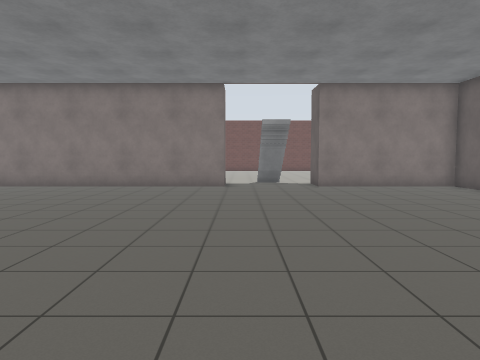
view 1 (above)

24 first-person views from a walk through a world built for the Gazebo simulator. The camera is 1.2 m above the floor, tilts 4° down and sees 70° across. The floor is counted in squares, 1 m on a side. Each view is taken from the middle of a square. On the plan, view 1 faces up. The plan holds only what a view shows up to about 14 squares ahead; the rest is blank. Gazebo's built-in surfaces are drawn with simple patterns.

view 2
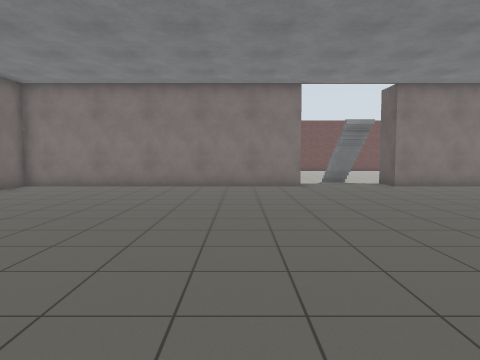

view 3
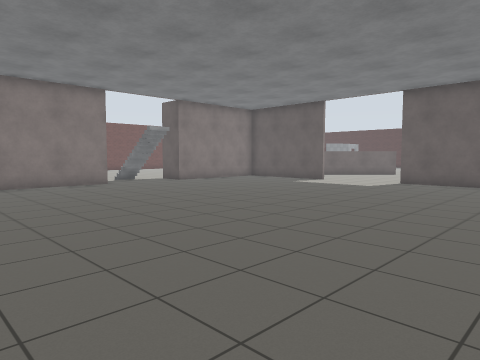

view 4
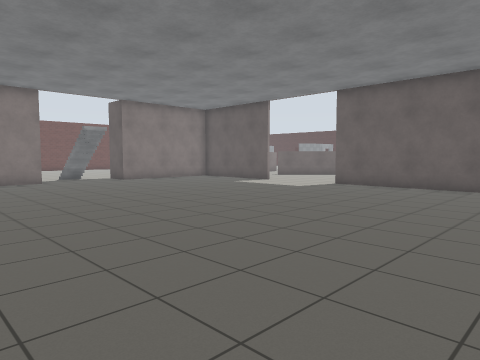

view 5
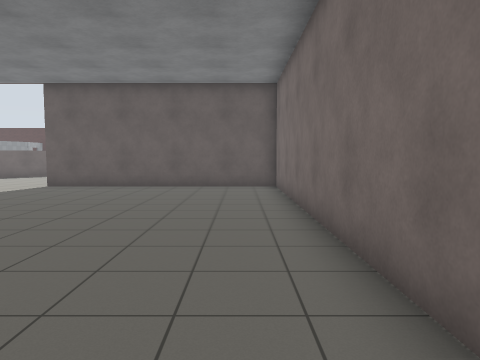

view 6
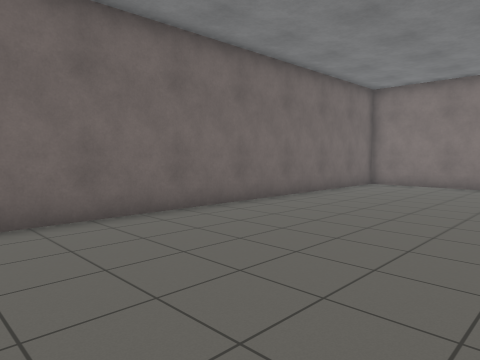

view 7
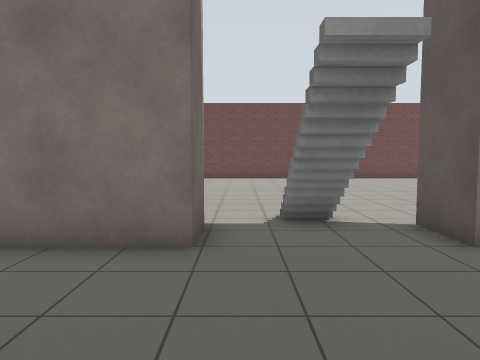

view 8
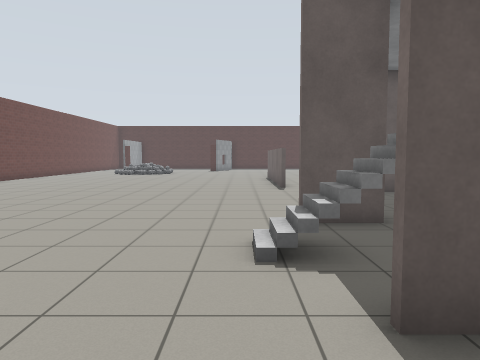

view 9
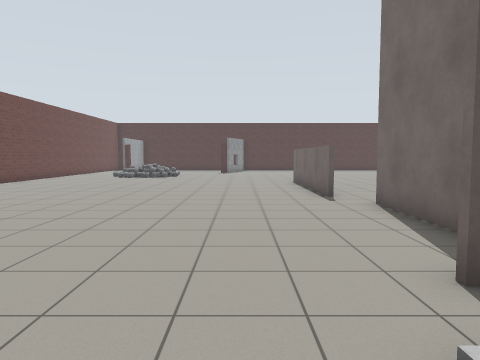

view 10
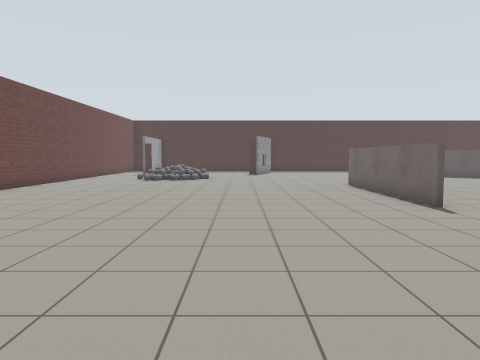

view 11
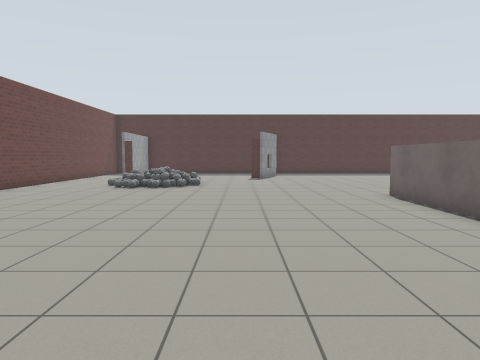

view 12
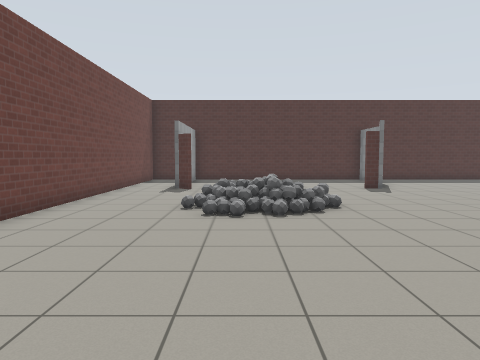

view 13
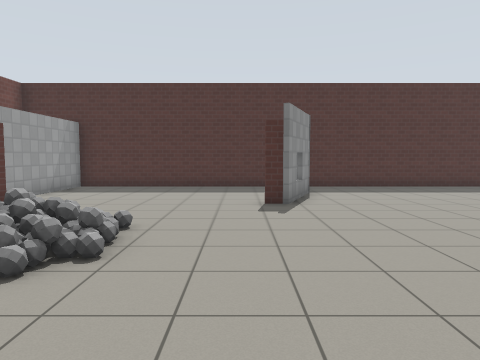

view 14
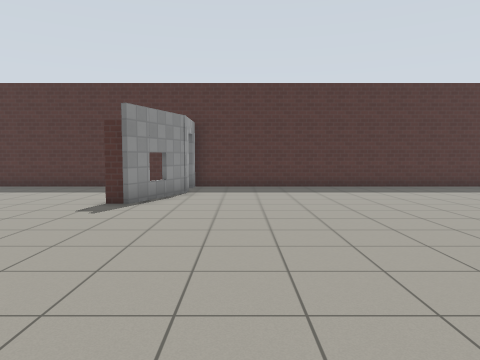

view 15
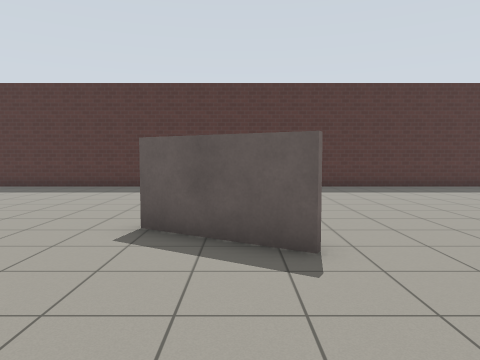

view 16
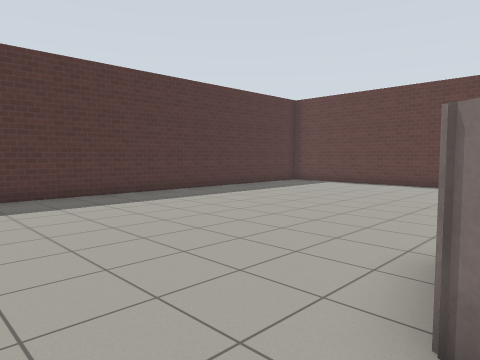

view 17
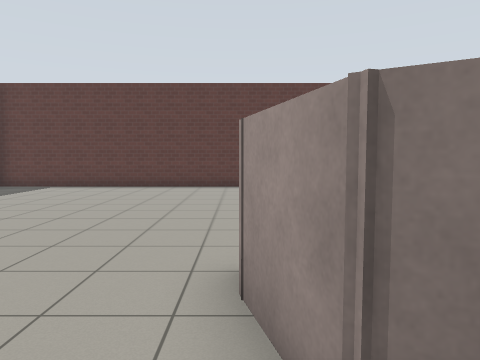

view 18
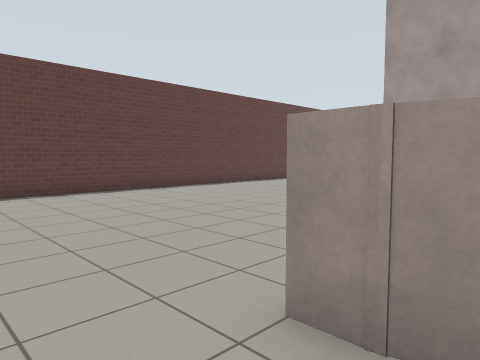

view 19
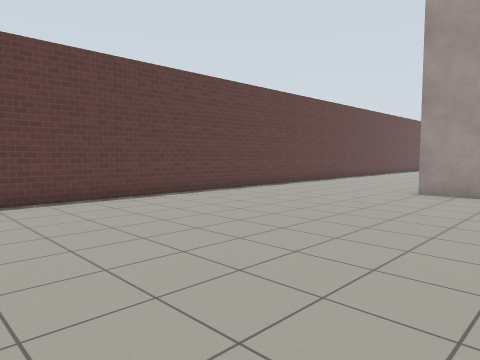

view 20
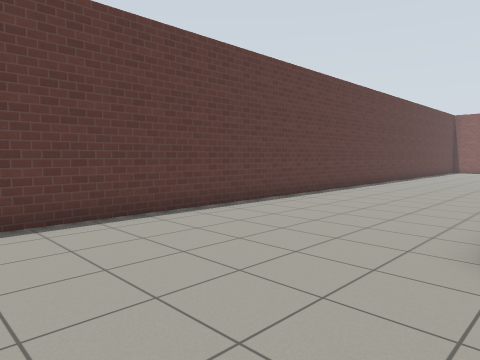

view 21
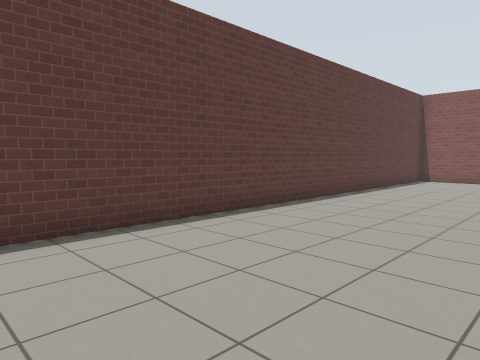

view 22
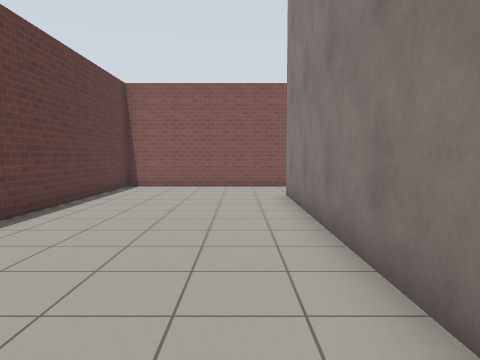

view 23
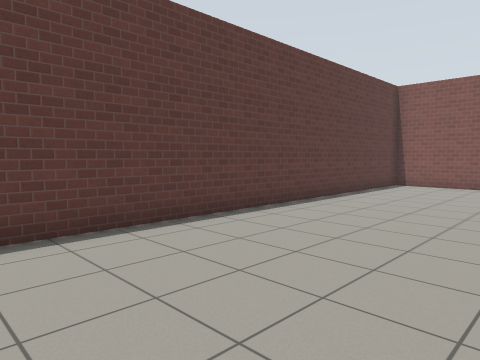

view 24
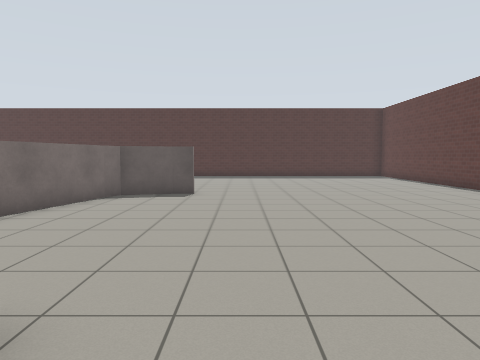

### Floor plan
Points are (right, up) in squares from view 1. A wall is a line through its corners. A room is listed if a view was taken in it or the views show most of it. See-through windows are left out.
Room 1 (views 1, 2, 3, 4, 5, 6, 7, 15)
walls: (-0.6, 13.4) (-11.4, 13.4) (-11.4, 0); (8.4, 10.7) (8.4, 13.4) (3.1, 13.4); (-3.1, -4.4) (8.4, -4.4) (8.4, 4.6)
ways out: opening at (1, 14) to room 2; opening at (9, 14) to room 2; opening at (9.5, -1.5) to room 2; opening at (14.5, 12.5) to room 2
objects: stairs (1, 13)
Room 2 (views 8, 9, 10, 11, 12, 13, 14, 16, 17, 18, 19, 20, 21, 22, 23, 24)
walls: (9.9, 14.4) (16.5, 14.4); (20.1, 5) (21.7, 7.7); (5.2, 13.6) (8.6, 13.6); (19.1, 2) (19.6, 1.7) (20, 0); (19, 1.9) (15.7, 2.8); (3.1, 13.4) (3.1, 15); (20, 0.3) (20, -0.6); (19.9, 0.1) (19.4, 1.6) (18.8, 2); (19.8, -0.6) (19.8, 0.1); (27.8, 16.7) (27.1, 16.7) (24.5, 17.8) (24.5, 18.4); (8.6, -3) (8.6, -4.6); (-0.6, 14.9) (-0.6, 13.4); (-0.8, 14.4) (-0.8, 15); (29.4, 5.5) (29.4, 16.7) (28.8, 16.7); (16.1, 27.4) (14, 27.4); (29.4, 18) (29.4, 25.2) (25.1, 25.2); (24.3, 24.8) (24.7, 25.3); (26.1, 27.4) (18, 27.4); (29.4, -5.5) (29.4, 2.9); (-2.9, -4.6) (-11.6, -4.6); (-14.4, -4.1) (-14.4, -10.4) (29.5, -10.4)
ways out: opening at (1, 14) to room 1; opening at (9, 14) to room 1; opening at (9.5, -1.5) to room 1; opening at (14.5, 12.5) to room 1; open door at (28, 17)
objects: other object (19, 21); other object (19, 22); other object (19, 23); other object (19, 24); other object (20, 21); other object (20, 23); other object (20, 24); other object (21, 21); other object (21, 22); other object (22, 21)

Where each view was taken, in squares from view 1:
view 1: 0 up, 0 right, facing up
view 2: 0 up, 3 left, facing up
view 3: 1 down, 7 left, facing up-right
view 4: 3 down, 5 left, facing up-right
view 5: 3 down, 5 left, facing right
view 6: 1 down, 5 left, facing up-left
view 7: 9 up, 0 right, facing up
view 8: 16 up, 3 left, facing right
view 9: 17 up, 0 right, facing right
view 10: 19 up, 2 right, facing right
view 11: 19 up, 6 right, facing right
view 12: 23 up, 12 right, facing right
view 13: 19 up, 16 right, facing right
view 14: 15 up, 16 right, facing right
view 15: 6 up, 16 right, facing right
view 16: 4 up, 19 right, facing down-right
view 17: 3 up, 20 right, facing down
view 18: 1 up, 22 right, facing down-left
view 19: 1 down, 20 right, facing down-left
view 20: 4 down, 13 right, facing down-left
view 21: 5 down, 3 right, facing down-left
view 22: 6 down, 1 left, facing left
view 23: 5 down, 0 right, facing down-left
view 24: 2 down, 9 right, facing right
